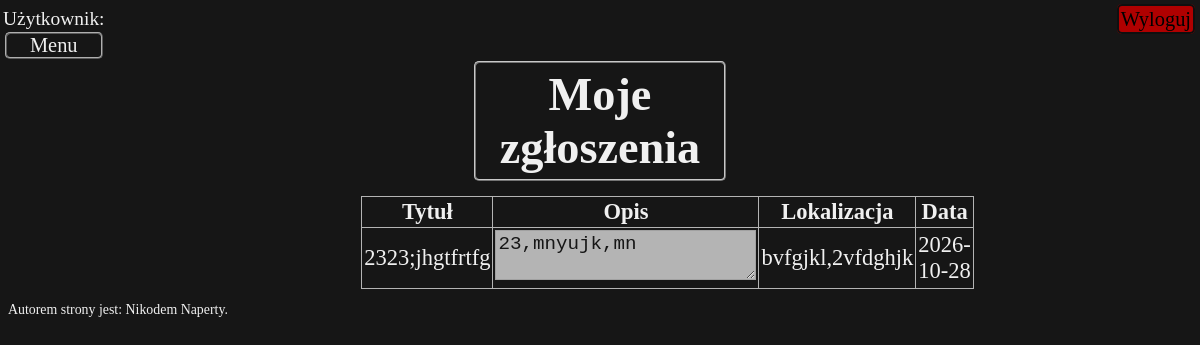
The page /PHP/myReports.php on the database as committed earlier.
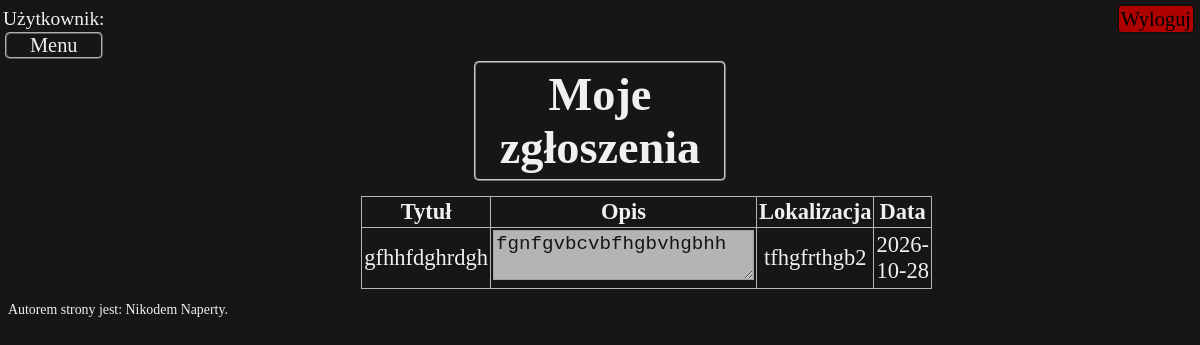
The same page on the database as committed later.
### tables this page shows
CREATE TABLE `zglosenia` (
  `id` int(11) NOT NULL,
  `tytul` varchar(120) NOT NULL,
  `opis` varchar(2000) NOT NULL,
  `lokalizacja` varchar(100) NOT NULL,
  `id_status` int(11) NOT NULL DEFAULT 1,
  `data` date NOT NULL,
  `autor` varchar(255) NOT NULL
);

### PHP/functions.php (called while the page is built, shortened)
<?php
    require_once 'Include/fuction_extra.php';
    function listMyReports($sql){
        $zapytanie = "SELECT tytul,opis,lokalizacja,data FROM zglosenia";
        $wynik = mysqli_query($sql,$zapytanie);
        tableMyReports($wynik);
    }
?>

### PHP/Include/fuction_extra.php (the view, shortened to what this page needs)
<?php
function tableMyReports($wynik){
?>
    <table>
        <tr>
            <th>Tytuł</th>
            <th>Opis</th>
            <th>Lokalizacja</th>
            <th>Data</th>
        </tr>
    <?php while ($wynik1 = mysqli_fetch_row($wynik)){ ?>
        <tr>
            <td><?= htmlspecialchars($wynik1[0]) ?></td>
            <td><textarea disabled class='powieksz'><?= htmlspecialchars($wynik1[1]) ?></textarea></td>
            <td><?= htmlspecialchars($wynik1[2]) ?></td>
            <td><?= htmlspecialchars($wynik1[3]) ?></td>
        </tr>
    <?php } ?>
    </table>
<?php
}
?>

Rows that differ between the two databases and show on the page:
changed zglosenia: tytul "2323;jhgtfrtfg" → "gfhhfdghrdgh"; opis "23,mnyujk,mn" → "fgnfgvbcvbfhgbvhgbhh"; lokalizacja "bvfgjkl,2vfdghjk" → "tfhgfrthgb2"
